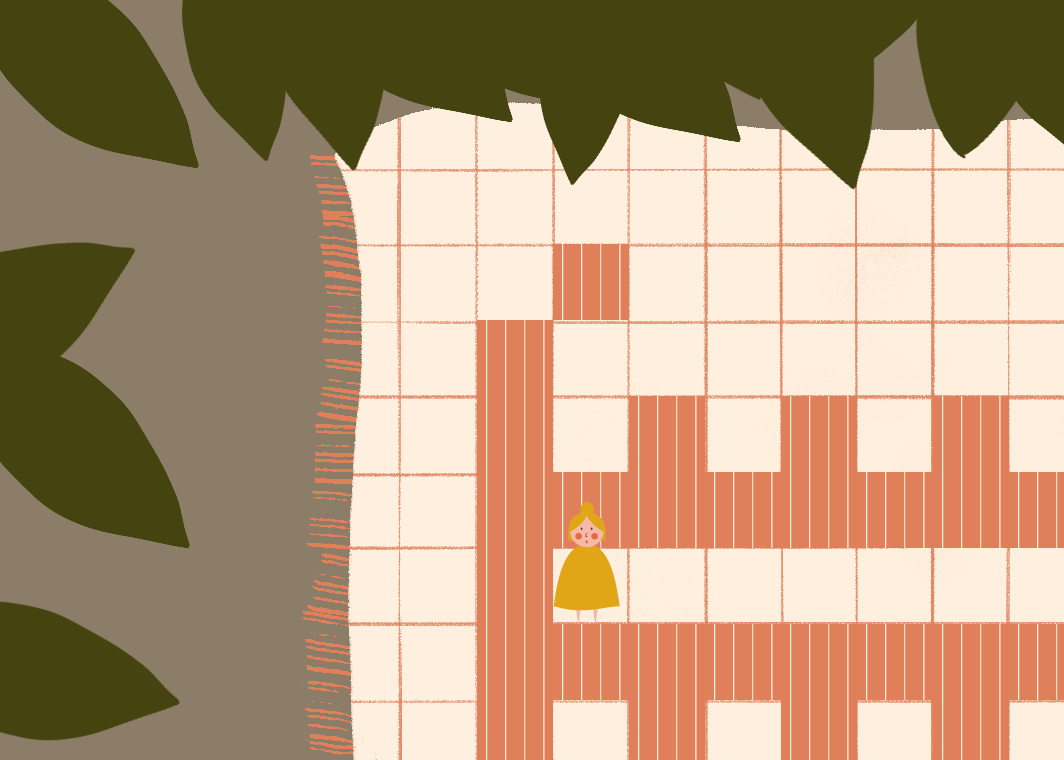

A 2D game scene composited from a Tiled map and its tileset images. What follows is a short description and the map's XML, with each tile layer's data collapsed to a summary:
An orthogonal 14x10 tile map with 76x76 px tiles, 1 tile layer (Map), 1 image layer.

<map version="1.4" tiledversion="1.4.1" orientation="orthogonal" renderorder="right-down" width="14" height="10" tilewidth="76" tileheight="76" infinite="0" nextlayerid="6" nextobjectid="6">
 <tileset firstgid="1" source="../res/world.tsx" />
 <imagelayer id="5" name="Bg" locked="1">
  <image source="../res/bg.png" width="1920" height="1080" />
 </imagelayer>
 <layer id="1" name="Map" width="14" height="10" offsetx="401" offsety="168">
  <data>[140 cells, 56 non-empty, 4 distinct tile ids]</data>
 </layer>
</map>